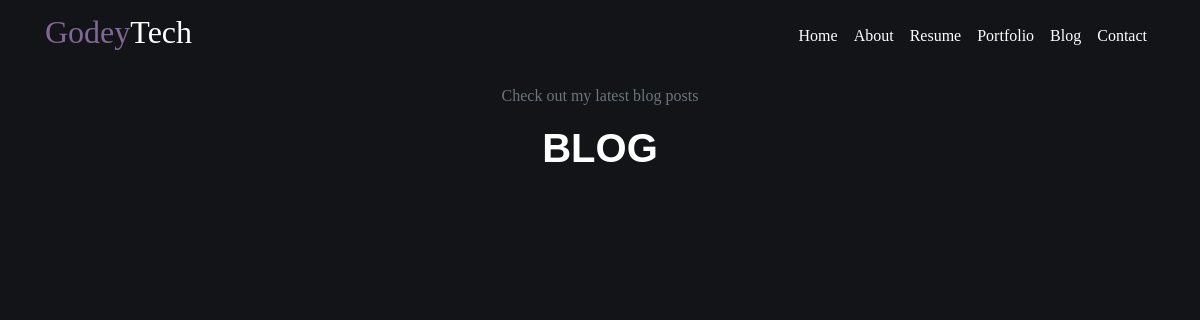
The page /blog/ on the database as committed earlier.
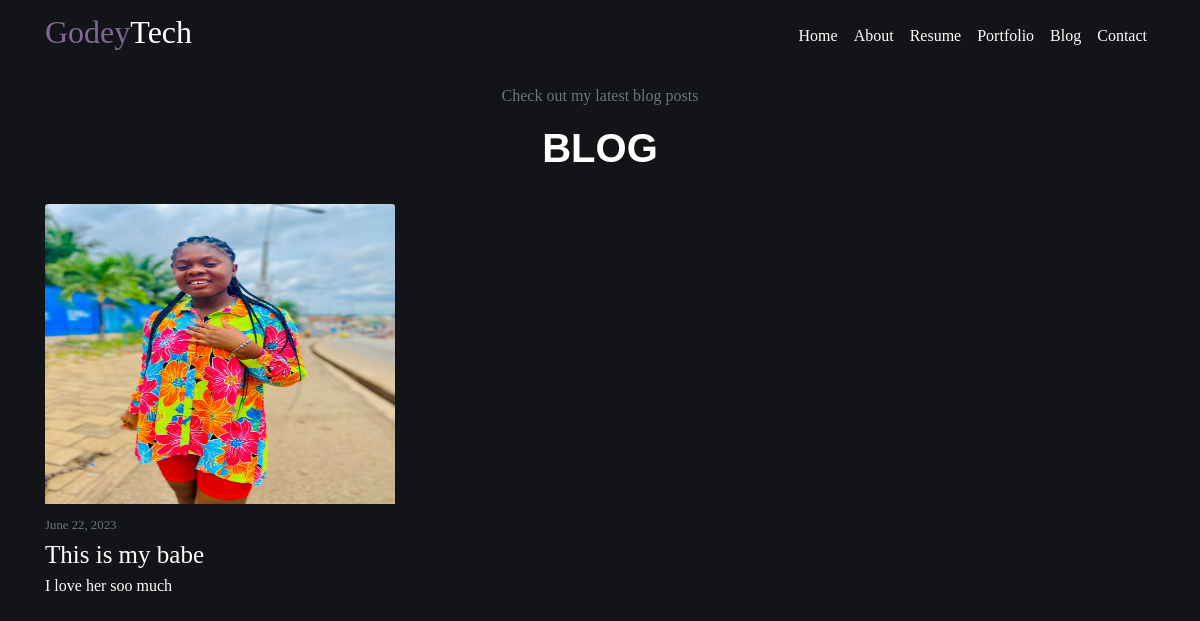
The same page on the database as committed later.
### my_site/models.py (models this page shows, shortened)
class Blog(models.Model):
    article = models.ForeignKey(Article, on_delete=models.CASCADE)
    title = models.CharField(max_length=100)
    image = models.ImageField(upload_to='blog-img', default='')
    content = models.TextField()
    date_posted = models.DateTimeField(default=timezone.now)

### my_site/views.py (the view)
# urls.py: 2. Add a URL to urlpatterns:  path('blog/', include('blog.urls'))
def blog(request):
    blogs = Blog.objects.all()
    context = {
        'blogs': blogs,
        'title': 'Blog',
    }
    return render(request, 'my_site/blog.html', context)

### my_site/templates/my_site/blog.html
{% extends 'my_site/base.html' %}
{% load static %}
{% block css_files %}
<link rel="stylesheet" href="{% static 'my_site/index.css' %}">
{% endblock %}
{% block content %}
<section id="blog" class="pt-5 pb-5">
    <div class="text-center" style="color:#fff; padding-top: 3%;">
        <p class="text-muted">Check out my latest blog posts</p>
        <h1 class="text-header">BLOG</h1>
    </div>
    <div class="container">
        <div class="row pt-4">
            {% for blog in blogs %}
            <div class="col-lg-4 col-md-6 col-sm-12 pb-5">
                <div class="card2 mb-3">
                    <img src="{{ blog.image.url }}" class="card-img-top" height="300px" width="100%" alt="">
                    <div class="blog-metadata mt-2">
                        <small class="text-muted">{{ blog.date_posted|date:"F d, Y" }}</small>
                    </div>
                    <a style="font-size: 25px; text-decoration:none; color:#fff" href="{% url 'blog_detail' blog.id %}">{{ blog.title }}</a>
                    <p>{{ blog.content }}</p>
                </div>
            </div>
            {% endfor %}
        </div>
    </div>
</section>
{% endblock content %}

### my_site/templates/my_site/base.html (shortened to what this page needs)
{% load static %}
<!doctype html>
<html lang="en">
<head>
    <link rel="stylesheet" href="https://cdnjs.cloudflare.com/ajax/libs/font-awesome/4.7.0/css/font-awesome.min.css">
    <link rel="stylesheet" href="https://cdn.jsdelivr.net/npm/bootstrap@4.0.0/dist/css/bootstrap.min.css"
>
    {% block css_files %}
    {% endblock %}
</head>
<body>
    <header>
        <nav class="navbar navbar-expand-md navbar-dark bg-steel fixed-top">
            <div class="container">
                <a class="navbar-brand mr-4" href="{% url 'home' %}">
                    <h2><span style="color: #816797;">Godey</span><span>Tech</span></h2>
                </a>
                <div class="collapse navbar-collapse" id="navbarToggle">
                    <ul class="navbar-nav ml-auto">
                        <li class="nav-item active">
                            <a class="nav-link" href="{% url 'home' %}">Home</a>
                        </li>
                        <li class="nav-item active">
                            <a class="nav-link" href="{% url 'about' %}">About</a>
                        </li>
                        <li class="nav-item active">
                            <a class="nav-link" href="{% url 'resume' %}">Resume</a>
                        </li>
                        <li class="nav-item active">
                            <a class="nav-link" href="{% url 'portfolio' %}">Portfolio</a>
                        </li>
                        <li class="nav-item active">
                            <a class="nav-link" href="{% url 'blog' %}">Blog</a>
                        </li>
                        <li class="nav-item active">
                            <a class="nav-link" href="{% url 'contact' %}">Contact</a>
                        </li>
                    </ul>
                </div>
            </div>
        </nav>
    </header>
    {% block content %}{% endblock %}
</body>
</html>

Rows that differ between the two databases and show on the page:
now on this page (row edited): Blog: image (picture), date_posted "June 22, 2023", title "This is my babe", content "I love her soo much"
